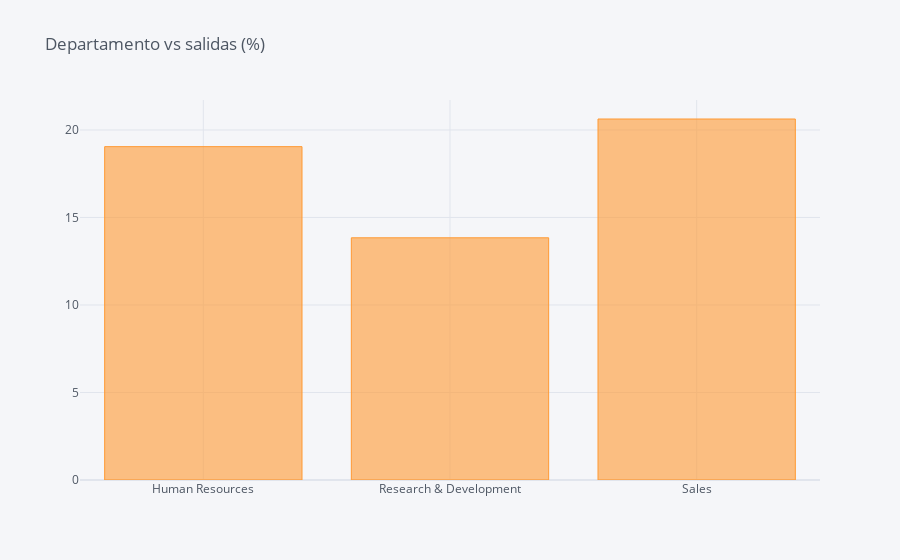

Write notebook code for a chart like this one.
### Code cell
df_Department = pd.DataFrame(columns=["Department", "% of Leavers"])
i=0
for field in list(df_HR['Department'].unique()):
    ratio = df_HR[(df_HR['Department']==field)&(df_HR['Attrition']=="Yes")].shape[0] / df_HR[df_HR['Department']==field].shape[0]
    df_Department.loc[i] = (field, ratio*100)
    i += 1
    #print("In {}, the ratio of leavers is {:.2f}%".format(field, ratio*100))    
df_DF = df_Department.groupby(by="Department").sum()
df_DF.iplot(kind='bar',title='Departamento vs salidas (%)')

### Figure 1 — Plotly figure (JSON) as saved in the notebook; plotly's stock layout.template omitted (floating-point values rounded to 4 significant figures)
{"data": [{"marker": {"color": "rgba(255, 153, 51, 0.6)", "line": {"color": "rgba(255, 153, 51, 1.0)", "width": 1}}, "name": "% of Leavers", "orientation": "v", "text": "", "type": "bar", "x": ["Human Resources", "Research & Development", "Sales"], "y": [19.05, 13.84, 20.63]}], "layout": {"legend": {"bgcolor": "#F5F6F9", "font": {"color": "#4D5663"}}, "paper_bgcolor": "#F5F6F9", "plot_bgcolor": "#F5F6F9", "title": {"font": {"color": "#4D5663"}, "text": "Departamento vs salidas (%)"}, "xaxis": {"gridcolor": "#E1E5ED", "showgrid": true, "tickfont": {"color": "#4D5663"}, "title": {"font": {"color": "#4D5663"}, "text": ""}, "zerolinecolor": "#E1E5ED"}, "yaxis": {"gridcolor": "#E1E5ED", "showgrid": true, "tickfont": {"color": "#4D5663"}, "title": {"font": {"color": "#4D5663"}, "text": ""}, "zerolinecolor": "#E1E5ED"}}}
